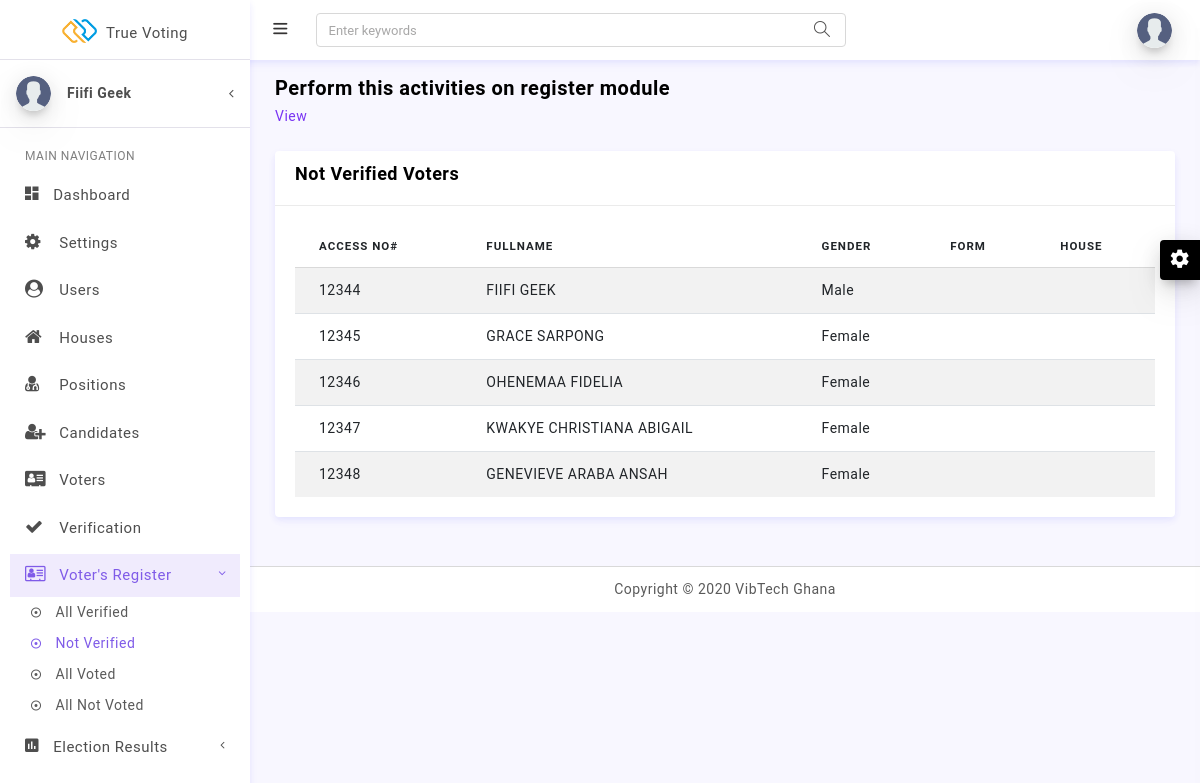
Before: /admin/not-verified-voters.php (signed in) with the older database file.
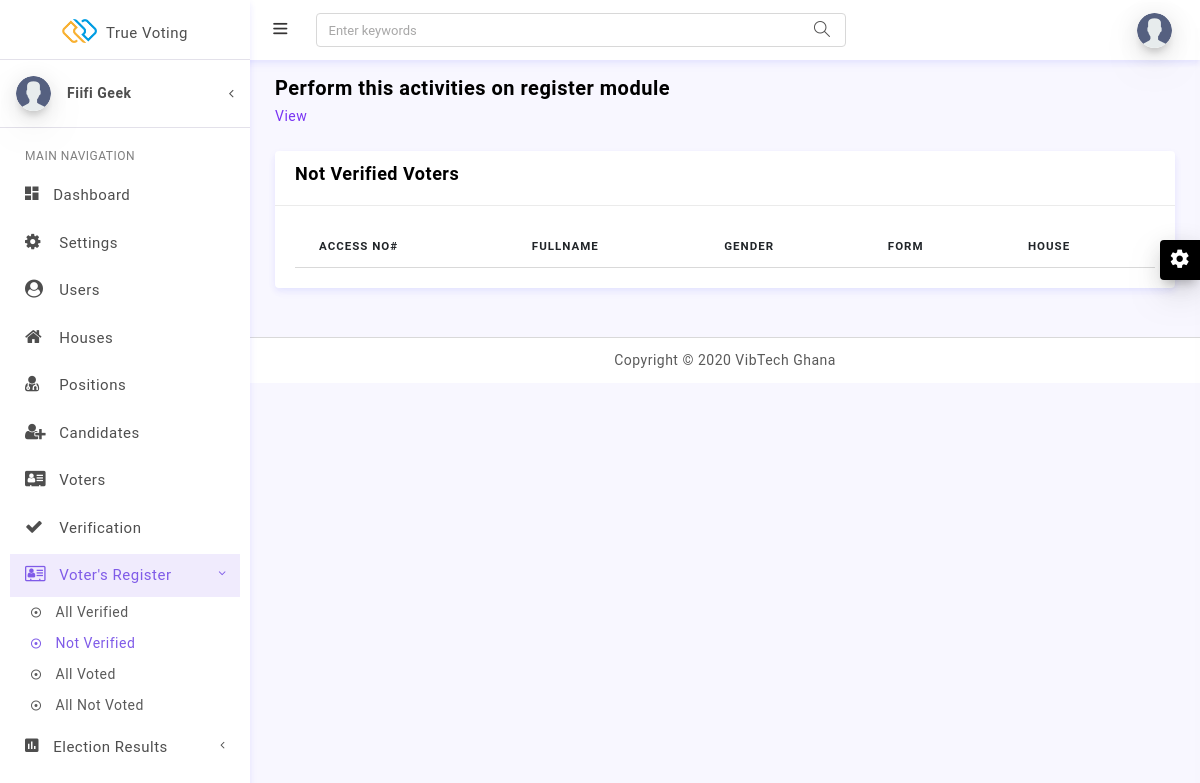
After: the same page with the newer database file.
### tables this page shows
CREATE TABLE `voters` (
  `id` int(11) NOT NULL,
  `access_number` varchar(191) NOT NULL,
  `name` varchar(191) NOT NULL,
  `gender` varchar(191) NOT NULL,
  `house` varchar(191) DEFAULT NULL,
  `cls` varchar(191) DEFAULT NULL,
  `verify` tinyint(1) NOT NULL DEFAULT 0,
  `status` tinyint(1) NOT NULL DEFAULT 0,
  `created_at` timestamp NULL DEFAULT NULL
);

### models/DBLayer.php (called while the page is built, shortened)
<?php
    class DB {
        public static function connection()
        {
            try{
                $con=new PDO('mysql:host=localhost;dbname=truevoting;charset=utf8mb4', 'root', '');
                $con->setAttribute(PDO::ATTR_ERRMODE, PDO::ERRMODE_EXCEPTION);
                $con->setAttribute(PDO::ATTR_EMULATE_PREPARES, false);
                return $con;
            }catch(PDOException $ex){
                return "Connection Error ";
            }
        }
    }
    class Model {
        public static function filter($query,array $param)
        {
            $con = DB::connection();
            try{
                $stmt=$con->prepare($query);
                $stmt->execute($param);
                $rows=$stmt->fetchAll();
                return $rows;
            }catch(PDOException $ex){
                return 'Something went wrong';
            }
        }
    }

### admin/not-verified-voters.php (the view, shortened to what this page needs)
<!DOCTYPE html>
<html lang="en">
<head>
<?php $title = 'Not Verified Voters'; include('../layouts/admin-head.php'); ?>
<link href="../assets/plugins/bootstrap-datatable/css/dataTables.bootstrap4.min.css" rel="stylesheet" type="text/css">
<link href="../assets/plugins/bootstrap-datatable/css/buttons.bootstrap4.min.css" rel="stylesheet" type="text/css">
</head>
<body>
<?php include('../layouts/admin-menus.php'); ?>
<div class="row pt-2 pb-2">
    <div class="col-sm-9">
        <h4 class="page-title">Perform this activities on register module</h4>
        <ol class="breadcrumb">
            <li class="breadcrumb-item"><a href="javaScript:void();">View</a></li>
        </ol>
    </div>
</div>
<div class="row">
    <div class="col-lg-12">
      <div class="card">
        <div class="card-header">
            <h5>Not Verified Voters</h5>
       </div>
        <div class="card-body">
          <div class="table-responsive">
          <table id="example" class="table table-striped table-borderless">
            <thead>
                <tr>
                    <th>Access No#</th>
                    <th>Fullname</th>
                    <th>Gender</th>
                    <th>Form</th>
                    <th>House</th>
                </tr>
            </thead>
            <tbody>
            <?php
                require_once("../models/DBLayer.php");
                $voters= Model::filter("SELECT * FROM voters WHERE verify=:v", array(':v'=>false));
                foreach($voters as $voter){ ?>
                <tr class="records">
                    <td><?php echo $voter['access_number']; ?></td>
                    <td><?php echo ucwords($voter['name']); ?></td>
                    <td><?php echo ucwords($voter['gender']); ?></td>
                    <td><?php echo strtoupper($voter['cls']); ?></td>
                    <td><?php echo ucwords($voter['house']); ?></td>
                </tr>
            <?php } ?>
            </tbody>
        </table>
        </div>
        </div>
      </div>
    </div>
  </div>
<?php include('../layouts/admin-footer.php'); ?>
</body>
</html>

Changed rows visible on the page:
no longer on this page (row edited): voters: access_number "12344", name "FIIFI GEEK", gender "Male"
no longer on this page (row edited): voters: access_number "12345", name "GRACE SARPONG", gender "Female"
no longer on this page (row edited): voters: access_number "12346", name "OHENEMAA FIDELIA", gender "Female"
no longer on this page (row edited): voters: access_number "12347", name "KWAKYE CHRISTIANA ABIGAIL", gender "Female"
no longer on this page (row edited): voters: access_number "12348", name "GENEVIEVE ARABA ANSAH", gender "Female"
